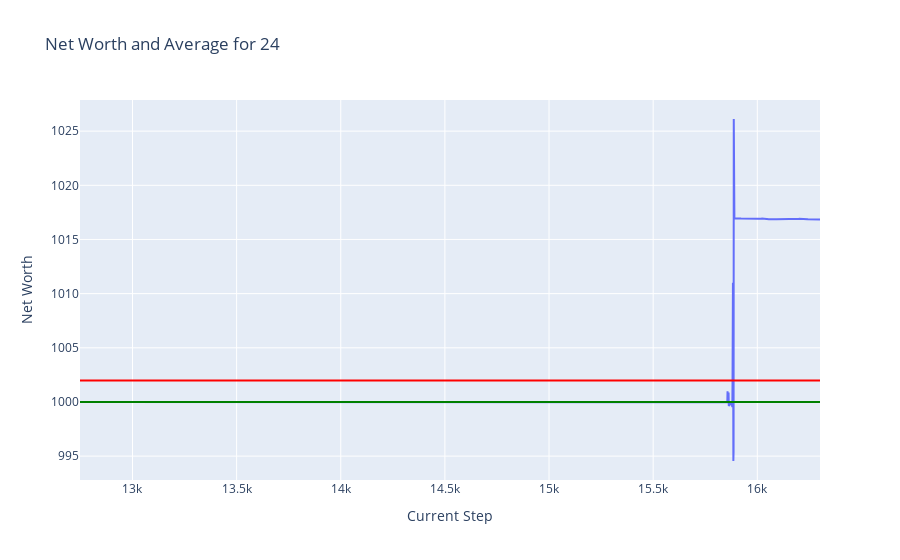
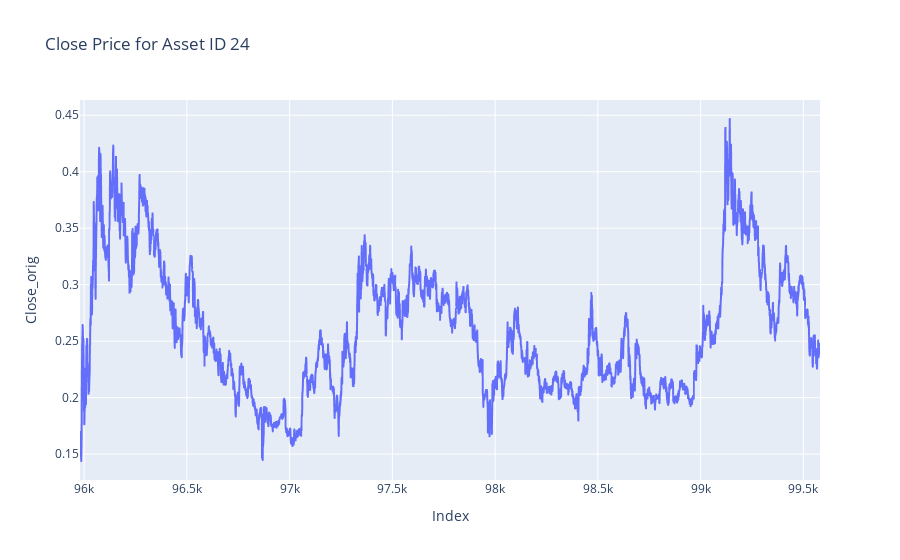

The notebook cell these images were saved under, in order:
### Markdown cell above
## Plots

### Code cell
token = 2
plot_token_data(df = test_hist_df, token = token)
plot_close_by_asset(df= test_df, asset_id= token)

### Figure 1 — Plotly figure (JSON) as saved in the notebook; plotly's stock layout.template omitted (floating-point values rounded to 4 significant figures; data arrays with more than 128 entries replaced by an {"elided": "..."} marker saying what was removed)
{"data": [{"mode": "lines", "name": "Net Worth", "type": "scatter", "x": {"elided": "3554 int values"}, "y": {"elided": "3554 float values"}}], "layout": {"shapes": [{"line": {"color": "green"}, "name": "Net Worth = 1000", "type": "line", "x0": 0, "x1": 1, "xref": "x domain", "y0": 1000, "y1": 1000, "yref": "y"}, {"line": {"color": "red"}, "name": "Average Net Worth = 1001.98", "type": "line", "x0": 0, "x1": 1, "xref": "x domain", "y0": 1002.0, "y1": 1002.0, "yref": "y"}], "title": {"text": "Net Worth and Average for 24"}, "xaxis": {"title": {"text": "Current Step"}}, "yaxis": {"title": {"text": "Net Worth"}}}}

### Figure 2 — Plotly figure (JSON) as saved in the notebook; plotly's stock layout.template omitted (floating-point values rounded to 4 significant figures; data arrays with more than 128 entries replaced by an {"elided": "..."} marker saying what was removed)
{"data": [{"hovertemplate": "Index=%{x}<br>Close_orig=%{y}<extra></extra>", "legendgroup": "", "line": {"color": "#636efa", "dash": "solid"}, "marker": {"symbol": "circle"}, "mode": "lines", "name": "", "showlegend": false, "type": "scattergl", "x": {"elided": "3602 int values"}, "xaxis": "x", "y": {"elided": "3602 float values"}, "yaxis": "y"}], "layout": {"legend": {"tracegroupgap": 0}, "title": {"text": "Close Price for Asset ID 24"}, "xaxis": {"anchor": "y", "domain": [0, 1], "title": {"text": "Index"}}, "yaxis": {"anchor": "x", "domain": [0, 1], "title": {"text": "Close_orig"}}}}
